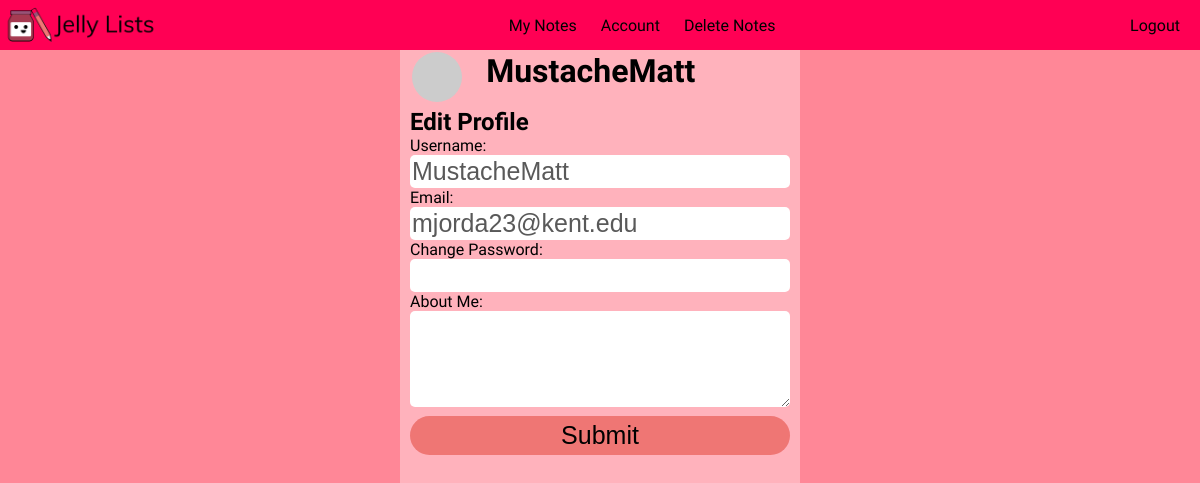
Page /account (signed in) on the earlier database version.
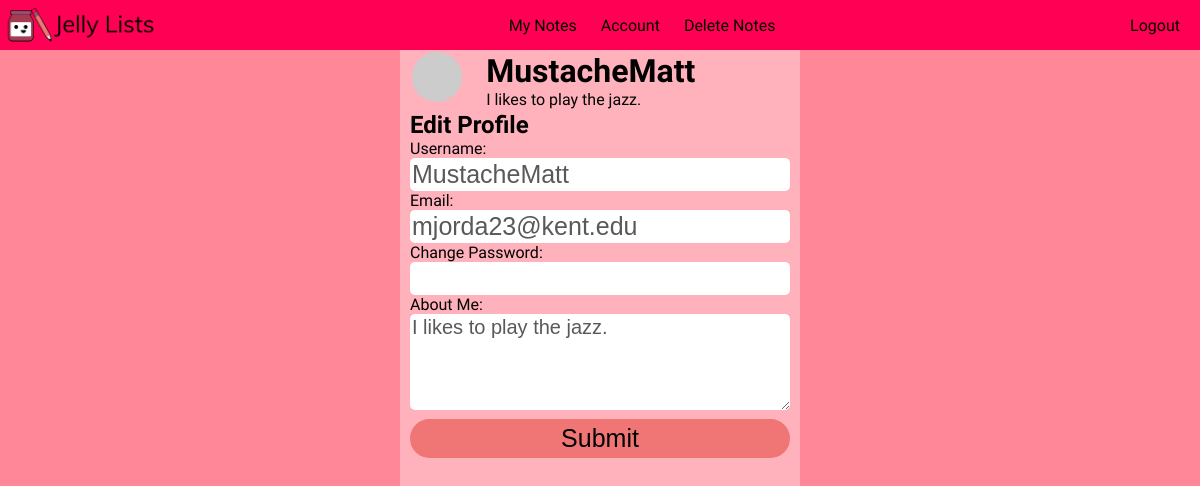
Same page on the later database version.
### app/models.py (models this page shows, shortened)
class User(UserMixin, db.Model):
    id = db.Column(db.Integer, primary_key=True)
    username = db.Column(db.String(64), index=True, unique=True)
    email = db.Column(db.String(120), index=True, unique=True)
    password_hash = db.Column(db.String(128))
    about_me = db.Column(db.String(140))
    notes = db.relationship('Note', backref='author', lazy='dynamic')
    def get_note_count(self):
        return Note.query.filter(Note.user_id == self.id).count()
    def avatar(self, size):
        digest = md5(self.email.lower().encode('utf-8')).hexdigest()
        return 'https://www.gravatar.com/avatar/{}?d=monsterid&s={}'.format(
            digest, size)

### app/routes.py (the view)
@app.route('/account', methods=['GET', 'POST'])
@login_required
def account():
    form = AccountForm(current_user.username, current_user.email)
    if form.validate_on_submit():
        pw = request.form['password']
        current_user.username = form.username.data
        current_user.email = form.email.data
        current_user.about_me = form.about_me.data
        if pw != '':
            current_user.set_password(form.password.data)
        db.session.commit()
        return redirect(url_for('account'))
    elif request.method == 'GET':
        form.username.data = current_user.username
        form.email.data = current_user.email
        form.about_me.data = current_user.about_me
    return render_template('account.html', form=form)

### app/forms.py (shortened to what this page needs)
class AccountForm(FlaskForm):
    username = StringField('Username', validators=[DataRequired()])
    email = StringField('Email', validators=[DataRequired(), Email()])
    about_me = TextAreaField('About Me', validators=[Length(min=0, max=140)])
    password = PasswordField('Password')
    submit = SubmitField('Submit')
    def __init__(self, original_username, original_email, *args, **kwargs):
        super(AccountForm, self).__init__(*args, **kwargs)
        self.original_username = original_username
        self.original_email = original_email

### app/models.py (called while the page is built)
@login.user_loader
def load_user(id):
    return User.query.get(int(id))

### app/templates/account.html (shortened to what this page needs)
<!DOCTYPE html>
<html>
<head>
    <link type="text/css" rel="stylesheet" href="/static/style.css"/>
</head>
<body style="overflow: hidden;background-color: #FF8797;">
    <header>
        <a href="homepage"><img src="static/JamNotJelly_Logo_text.png" alt="Jam Not Jelly's Jelly Lists" id="nav_logo"></a>
         <ul class="nav_links">
            {% if current_user.is_authenticated %}
                <li><a class="nav_content" href="mynotes">My Notes</a></li>
                <li><a class="nav_content" href="account">Account</a></li>
                {% if current_user.get_note_count() > 0 %}
                    <li><a class="nav_content" href="delete-notes">Delete Notes</a></li>
                {% endif %}
            {% endif %}
        </ul>
        <ul class="nav_links" id="right_links">
            {% if current_user.is_anonymous %}
            <li><a href="{{ url_for('login') }}">Login</a></li> |
            <li><a class="nav_content" href="register">Sign Up</a></li>
            {% else %}
            <li><a href="{{ url_for('logout') }}">Logout</a></li>
            {% endif %}
        </ul>
    </header>
    <div>
        <table id="acc_table">
            <tr valign="top">
                <td><img src="{{ current_user.avatar(128) }}" id="note_avatar"></td>
                <td>
                    <h1>{{ current_user.username }}</h1>
                    {% if current_user.about_me %}<p>{{ current_user.about_me }}</p>{% endif %}
                </td>
            </tr>
        </table>
    </div>
    <div id="account_form">
        <h2>Edit Profile</h2>
        <form action="" method="post">
            <p>
                Username:<br>
                {{ form.username(size=36, id="account_username") }}<br>
            </p>
            <p>
                Email:<br>
                {{ form.email(size=36, id="account_email") }}<br>
            </p>
            <p>
                Change Password:<br>
                {{ form.password(size=36, id="account_password") }}
            </p>
            <p>
                About Me:<br>
                {{ form.about_me(cols=50, rows=4, id="about_me") }}<br>
            </p>
            <p>{{ form.submit(id="account_submit") }}</p>
        </form>
    </div>
</body>
</html>

Differences in the rows shown:
changed User "MustacheMatt": about_me (not shown) → "I likes to play the jazz."
